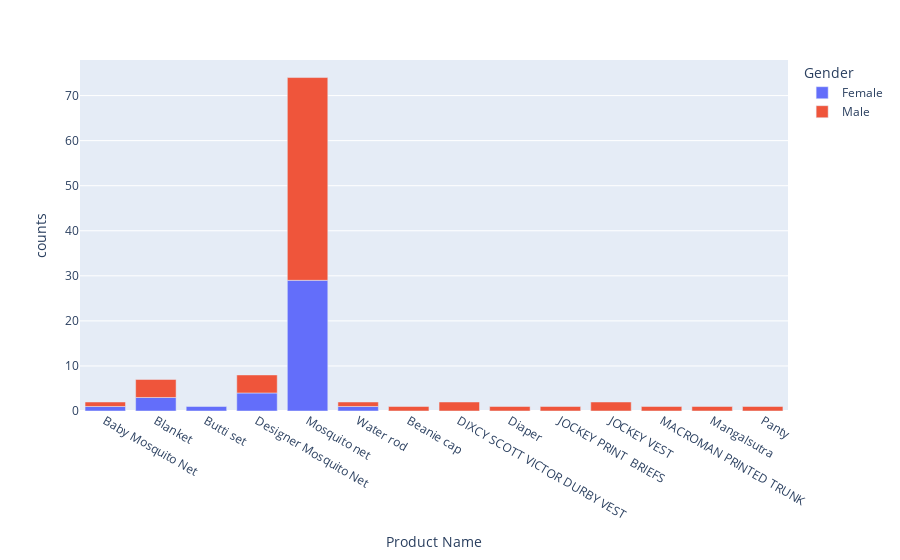

Notebook code cell kept with this figure:
### Markdown cell above
# Observation
As we see above table it shown that maximum number of product returned and also check it by gender wise.

### Code cell
# Visualisation of return product with graph
graph_returned = px.bar(return_product,x='Product Name',y='counts',color='Gender')
graph_returned.show()

### Figure 1 — Plotly figure (JSON) as saved in the notebook; plotly's stock layout.template omitted (floating-point values rounded to 4 significant figures)
{"data": [{"alignmentgroup": "True", "hovertemplate": "Gender=Female<br>Product Name=%{x}<br>counts=%{y}<extra></extra>", "legendgroup": "Female", "marker": {"color": "#636efa", "pattern": {"shape": ""}}, "name": "Female", "offsetgroup": "Female", "orientation": "v", "showlegend": true, "textposition": "auto", "type": "bar", "x": ["Baby Mosquito Net", "Blanket", "Butti set", "Designer Mosquito Net", "Mosquito net", "Water rod"], "xaxis": "x", "y": [1, 3, 1, 4, 29, 1], "yaxis": "y"}, {"alignmentgroup": "True", "hovertemplate": "Gender=Male<br>Product Name=%{x}<br>counts=%{y}<extra></extra>", "legendgroup": "Male", "marker": {"color": "#EF553B", "pattern": {"shape": ""}}, "name": "Male", "offsetgroup": "Male", "orientation": "v", "showlegend": true, "textposition": "auto", "type": "bar", "x": ["Baby Mosquito Net", "Beanie cap", "Blanket", "DIXCY SCOTT VICTOR DURBY VEST", "Designer Mosquito Net", "Diaper", "JOCKEY PRINT  BRIEFS", "JOCKEY VEST", "MACROMAN PRINTED TRUNK", "Mangalsutra", "Mosquito net", "Panty", "Water rod"], "xaxis": "x", "y": [1, 1, 4, 2, 4, 1, 1, 2, 1, 1, 45, 1, 1], "yaxis": "y"}], "layout": {"barmode": "relative", "legend": {"title": {"text": "Gender"}, "tracegroupgap": 0}, "margin": {"t": 60}, "xaxis": {"anchor": "y", "domain": [0, 1], "title": {"text": "Product Name"}}, "yaxis": {"anchor": "x", "domain": [0, 1], "title": {"text": "counts"}}}}
